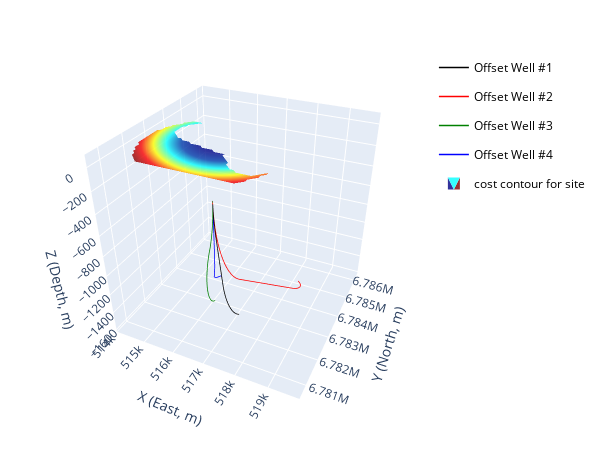

Write notebook code for a chart like this one.
### Markdown cell above
## 3.2 3D Visualization

### Code cell
# Plot wellbore trajectory
fig1=None #initiate a fig
styles=['k-', 'r-', 'g-', 'b-'] # line style for each trajectory 
for i, wellbore in enumerate(wellbores):
    fig1=PlotSurvey(wellbore, # trajectory data
                    fig=fig1, # figure handle
                    style=styles[i], # line style for the trajectory
                    show=0) # wait for plottiing all trajectories

# plot the cost contour for the site
PlotContour(X=contour_1site['X'],
            Y=contour_1site['Y'],
            Contour_Val=contour_1site['cost'],
            fig=fig1,
            name='cost contour for site',
            azim=-65, # view angle azimuth
            elev=40, # view angle elevation
            show=0)

# show the figure
fig1.show()
